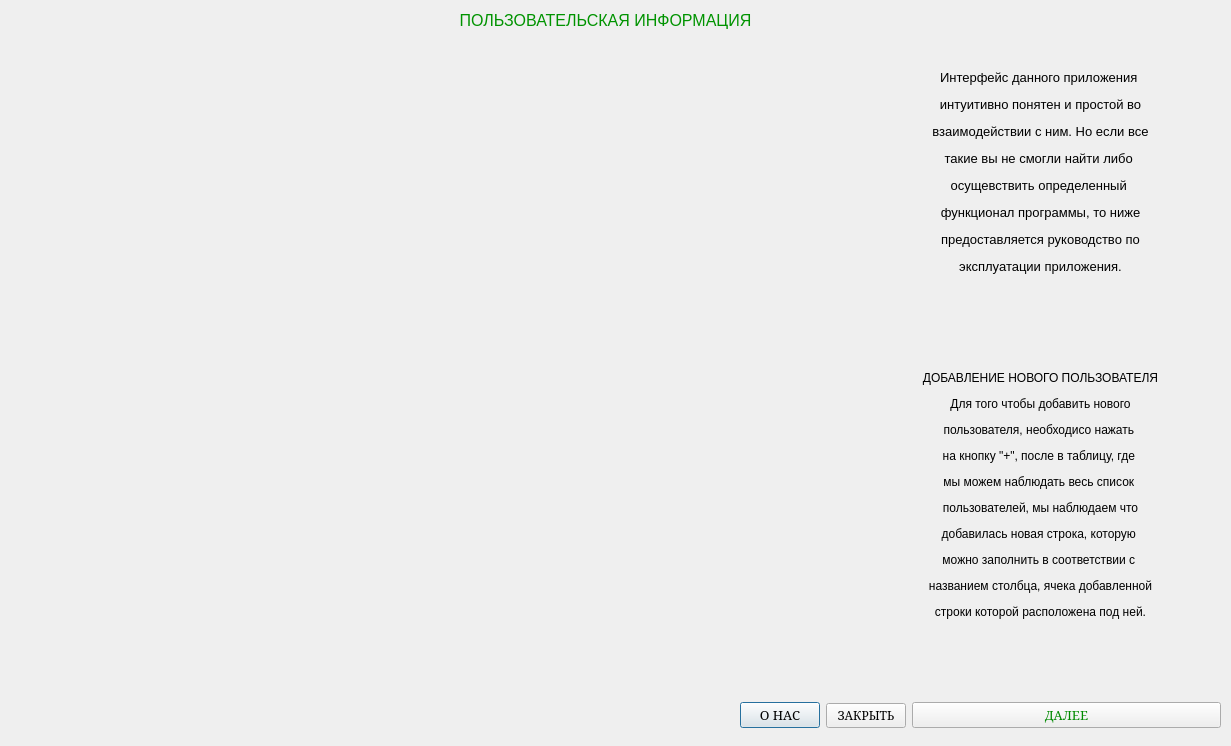
<?xml version="1.0" encoding="UTF-8"?>
<ui version="4.0">
 <class>SPRPOLZOVAT</class>
 <widget class="QDialog" name="SPRPOLZOVAT">
  <property name="geometry">
   <rect>
    <x>0</x>
    <y>0</y>
    <width>1231</width>
    <height>746</height>
   </rect>
  </property>
  <property name="windowTitle">
   <string>Справка</string>
  </property>
  <widget class="QLabel" name="zag40">
   <property name="geometry">
    <rect>
     <x>380</x>
     <y>10</y>
     <width>451</width>
     <height>21</height>
    </rect>
   </property>
   <property name="styleSheet">
    <string notr="true">font: 8pt &quot;MS Serif&quot;;
color: rgb(0, 147, 0);</string>
   </property>
   <property name="text">
    <string>&lt;html&gt;&lt;head/&gt;&lt;body&gt;&lt;p align=&quot;center&quot;&gt;&lt;span style=&quot; font-size:12pt;&quot;&gt;ПОЛЬЗОВАТЕЛЬСКАЯ ИНФОРМАЦИЯ&lt;/span&gt;&lt;/p&gt;&lt;/body&gt;&lt;/html&gt;</string>
   </property>
  </widget>
  <widget class="QLabel" name="kartINT">
   <property name="geometry">
    <rect>
     <x>10</x>
     <y>70</y>
     <width>861</width>
     <height>611</height>
    </rect>
   </property>
   <property name="text">
    <string/>
   </property>
   <property name="pixmap">
    <pixmap resource="kartinki.qrc">:/img/X4pma3QOHS0.jpg</pixmap>
   </property>
  </widget>
  <widget class="QWidget" name="layoutWidget">
   <property name="geometry">
    <rect>
     <x>870</x>
     <y>70</y>
     <width>341</width>
     <height>621</height>
    </rect>
   </property>
   <layout class="QVBoxLayout" name="verticalLayout">
    <item>
     <widget class="QLabel" name="label">
      <property name="sizePolicy">
       <sizepolicy hsizetype="Preferred" vsizetype="Maximum">
        <horstretch>0</horstretch>
        <verstretch>0</verstretch>
       </sizepolicy>
      </property>
      <property name="styleSheet">
       <string notr="true">font: 75 12pt &quot;MS Sans Serif&quot;;</string>
      </property>
      <property name="text">
       <string>&lt;html&gt;&lt;head/&gt;&lt;body&gt;&lt;p align=&quot;center&quot;&gt;&lt;span style=&quot; font-size:10pt;&quot;&gt;Интерфейс данного приложения &lt;/span&gt;&lt;/p&gt;&lt;p align=&quot;center&quot;&gt;&lt;span style=&quot; font-size:10pt;&quot;&gt;интуитивно понятен и простой во&lt;/span&gt;&lt;/p&gt;&lt;p align=&quot;center&quot;&gt;&lt;span style=&quot; font-size:10pt;&quot;&gt;взаимодействии с ним. Но если все&lt;/span&gt;&lt;/p&gt;&lt;p align=&quot;center&quot;&gt;&lt;span style=&quot; font-size:10pt;&quot;&gt;такие вы не смогли найти либо &lt;/span&gt;&lt;/p&gt;&lt;p align=&quot;center&quot;&gt;&lt;span style=&quot; font-size:10pt;&quot;&gt;осущевствить определенный &lt;/span&gt;&lt;/p&gt;&lt;p align=&quot;center&quot;&gt;&lt;span style=&quot; font-size:10pt;&quot;&gt;функционал программы, то ниже&lt;/span&gt;&lt;/p&gt;&lt;p align=&quot;center&quot;&gt;&lt;span style=&quot; font-size:10pt;&quot;&gt;предоставляется руководство по&lt;/span&gt;&lt;/p&gt;&lt;p align=&quot;center&quot;&gt;&lt;span style=&quot; font-size:10pt;&quot;&gt;эксплуатации приложения.&lt;/span&gt;&lt;/p&gt;&lt;/body&gt;&lt;/html&gt;</string>
      </property>
     </widget>
    </item>
    <item>
     <spacer name="verticalSpacer">
      <property name="orientation">
       <enum>Qt::Vertical</enum>
      </property>
      <property name="sizeType">
       <enum>QSizePolicy::Fixed</enum>
      </property>
      <property name="sizeHint" stdset="0">
       <size>
        <width>20</width>
        <height>20</height>
       </size>
      </property>
     </spacer>
    </item>
    <item>
     <widget class="QLabel" name="label_2">
      <property name="font">
       <font>
        <family>MS Sans Serif</family>
        <pointsize>10</pointsize>
        <weight>9</weight>
        <italic>false</italic>
        <bold>false</bold>
       </font>
      </property>
      <property name="styleSheet">
       <string notr="true">font: 75 10pt &quot;MS Sans Serif&quot;;</string>
      </property>
      <property name="text">
       <string>&lt;html&gt;&lt;head/&gt;&lt;body&gt;&lt;p align=&quot;center&quot;&gt;&lt;span style=&quot; font-size:9pt;&quot;&gt;ДОБАВЛЕНИЕ НОВОГО ПОЛЬЗОВАТЕЛЯ&lt;/span&gt;&lt;/p&gt;&lt;p align=&quot;center&quot;&gt;&lt;span style=&quot; font-size:9pt;&quot;&gt;Для того чтобы добавить нового&lt;/span&gt;&lt;/p&gt;&lt;p align=&quot;center&quot;&gt;&lt;span style=&quot; font-size:9pt;&quot;&gt;пользователя, необходисо нажать &lt;/span&gt;&lt;/p&gt;&lt;p align=&quot;center&quot;&gt;&lt;span style=&quot; font-size:9pt;&quot;&gt;на кнопку &amp;quot;+&amp;quot;, после в таблицу, где &lt;/span&gt;&lt;/p&gt;&lt;p align=&quot;center&quot;&gt;&lt;span style=&quot; font-size:9pt;&quot;&gt;мы можем наблюдать весь список &lt;/span&gt;&lt;/p&gt;&lt;p align=&quot;center&quot;&gt;&lt;span style=&quot; font-size:9pt;&quot;&gt;пользователей, мы наблюдаем что&lt;/span&gt;&lt;/p&gt;&lt;p align=&quot;center&quot;&gt;&lt;span style=&quot; font-size:9pt;&quot;&gt;добавилась новая строка, которую &lt;/span&gt;&lt;/p&gt;&lt;p align=&quot;center&quot;&gt;&lt;span style=&quot; font-size:9pt;&quot;&gt;можно заполнить в соответствии с &lt;/span&gt;&lt;/p&gt;&lt;p align=&quot;center&quot;&gt;&lt;span style=&quot; font-size:9pt;&quot;&gt;названием столбца, ячека добавленной&lt;/span&gt;&lt;/p&gt;&lt;p align=&quot;center&quot;&gt;&lt;span style=&quot; font-size:9pt;&quot;&gt;строки которой расположена под ней.&lt;/span&gt;&lt;/p&gt;&lt;/body&gt;&lt;/html&gt;</string>
      </property>
     </widget>
    </item>
   </layout>
  </widget>
  <widget class="QWidget" name="layoutWidget">
   <property name="geometry">
    <rect>
     <x>740</x>
     <y>690</y>
     <width>481</width>
     <height>51</height>
    </rect>
   </property>
   <layout class="QHBoxLayout" name="horizontalLayout">
    <item>
     <widget class="QPushButton" name="pushButton_2">
      <property name="sizePolicy">
       <sizepolicy hsizetype="Maximum" vsizetype="Fixed">
        <horstretch>0</horstretch>
        <verstretch>0</verstretch>
       </sizepolicy>
      </property>
      <property name="font">
       <font>
        <family>MS Serif</family>
        <pointsize>10</pointsize>
       </font>
      </property>
      <property name="text">
       <string>О НАС</string>
      </property>
     </widget>
    </item>
    <item>
     <widget class="QPushButton" name="pushButton_3">
      <property name="sizePolicy">
       <sizepolicy hsizetype="Maximum" vsizetype="Fixed">
        <horstretch>0</horstretch>
        <verstretch>0</verstretch>
       </sizepolicy>
      </property>
      <property name="font">
       <font>
        <family>MS Serif</family>
        <pointsize>9</pointsize>
       </font>
      </property>
      <property name="text">
       <string>ЗАКРЫТЬ</string>
      </property>
     </widget>
    </item>
    <item>
     <widget class="QPushButton" name="pushButton">
      <property name="font">
       <font>
        <family>MS Serif</family>
        <pointsize>10</pointsize>
       </font>
      </property>
      <property name="styleSheet">
       <string notr="true">color: rgb(0, 138, 0);</string>
      </property>
      <property name="text">
       <string>ДАЛЕЕ</string>
      </property>
     </widget>
    </item>
   </layout>
  </widget>
 </widget>
 <resources>
  <include location="kartinki.qrc"/>
 </resources>
 <connections>
  <connection>
   <sender>pushButton_3</sender>
   <signal>clicked()</signal>
   <receiver>SPRPOLZOVAT</receiver>
   <slot>close()</slot>
   <hints>
    <hint type="sourcelabel">
     <x>853</x>
     <y>714</y>
    </hint>
    <hint type="destinationlabel">
     <x>678</x>
     <y>715</y>
    </hint>
   </hints>
  </connection>
 </connections>
</ui>
